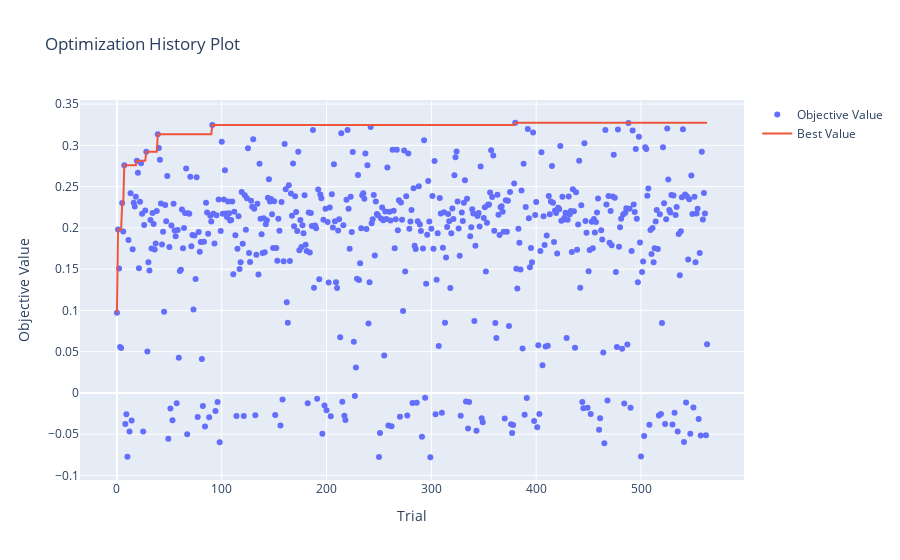

Here is the notebook cell this chart was saved with:
### Markdown cell above
### Visualizar Resultados

### Code cell
# Mostrar Chart com Trials do Optuna
fig = optuna.visualization.plot_optimization_history(estudo_ag)
fig.show()

### Figure 1 — Plotly figure (JSON) as saved in the notebook; plotly's stock layout.template omitted (floating-point values rounded to 4 significant figures; data arrays with more than 128 entries replaced by an {"elided": "..."} marker saying what was removed)
{"data": [{"mode": "markers", "name": "Objective Value", "type": "scatter", "x": {"elided": "564 int values"}, "y": {"elided": "564 float values"}}, {"mode": "lines", "name": "Best Value", "type": "scatter", "x": {"elided": "564 int values"}, "y": {"elided": "564 float values"}}, {"marker": {"color": "#cccccc"}, "mode": "markers", "name": "Infeasible Trial", "showlegend": false, "type": "scatter", "x": [], "y": []}], "layout": {"title": {"text": "Optimization History Plot"}, "xaxis": {"title": {"text": "Trial"}}, "yaxis": {"title": {"text": "Objective Value"}}}}
